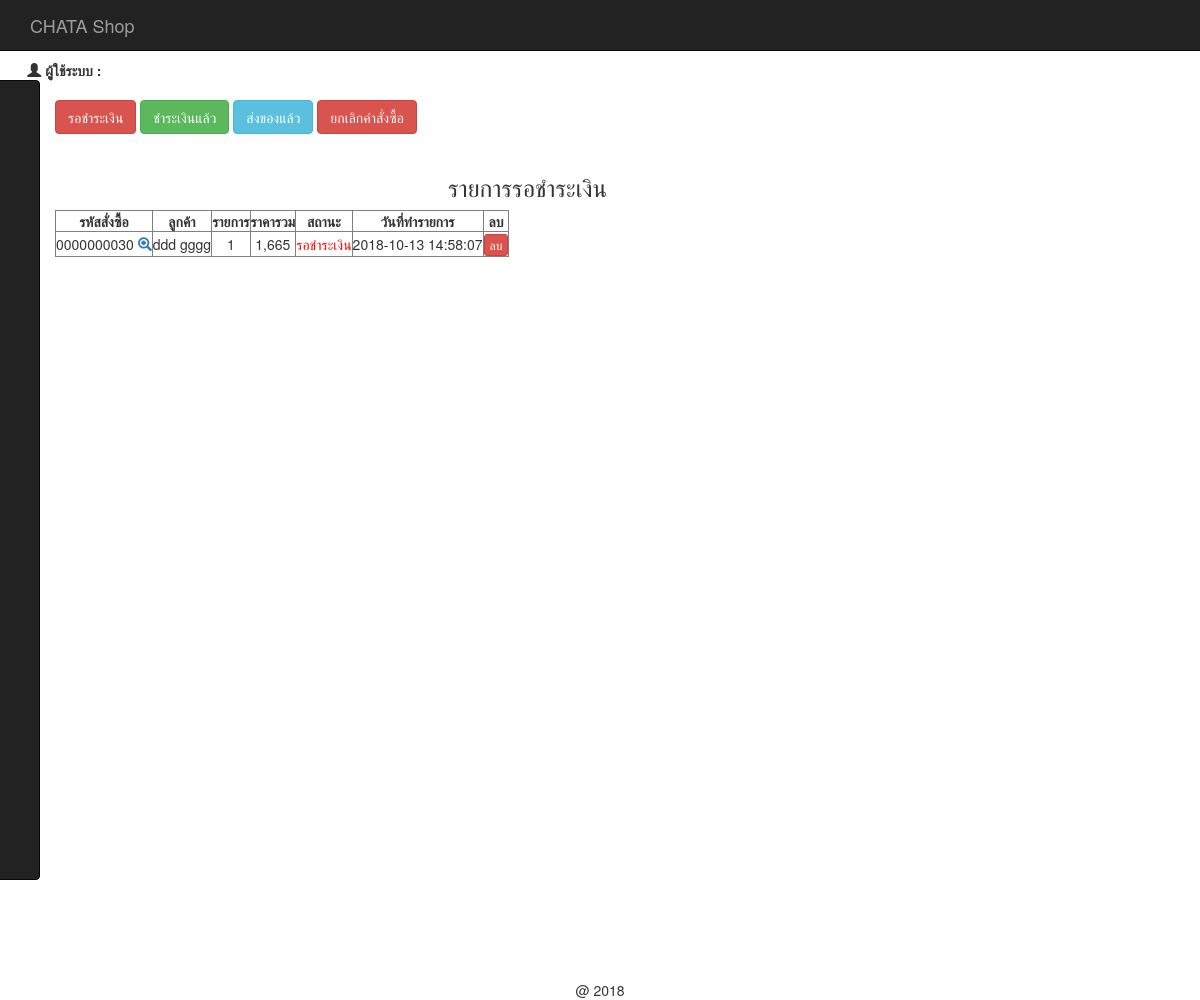
Before: /backend/index.php (signed in) with the older database file.
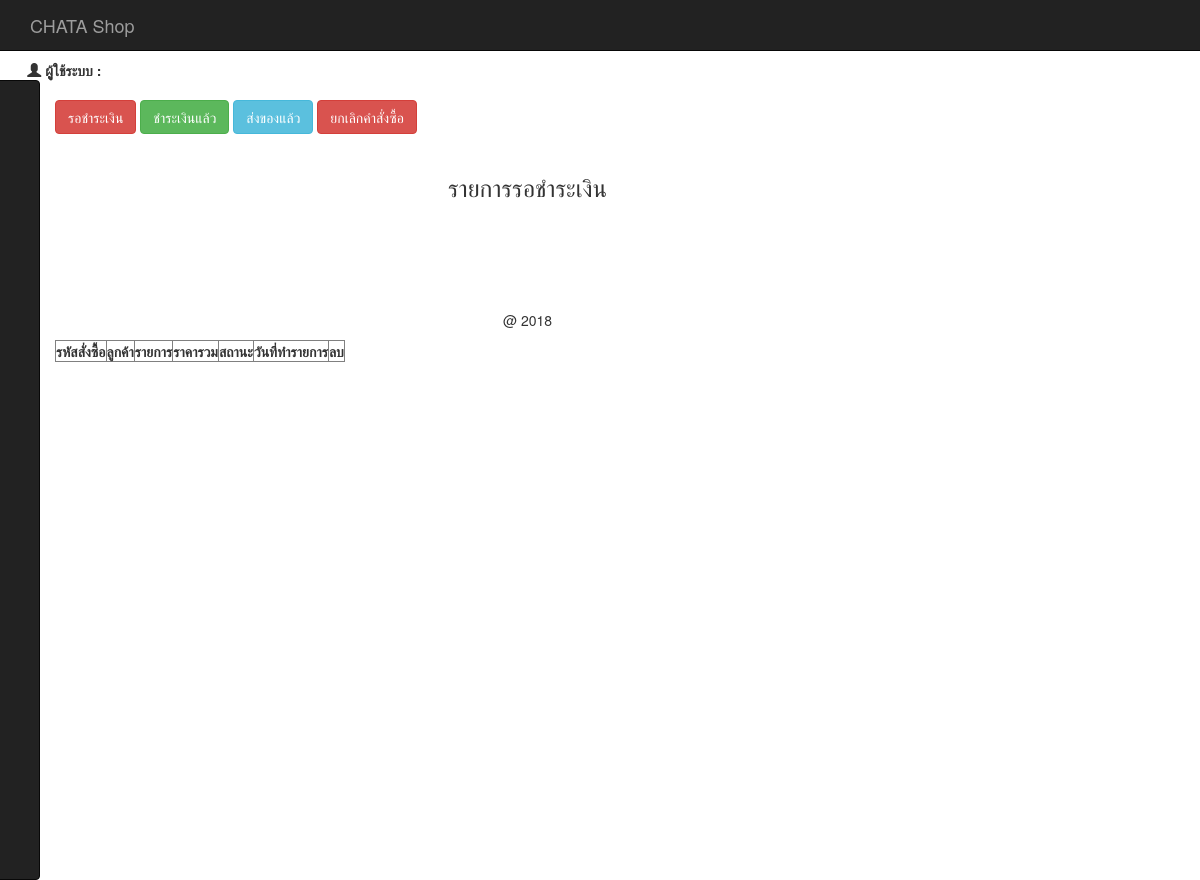
After: the same page with the newer database file.
### tables this page shows
CREATE TABLE `tbl_order` (
  `order_id` int(10) UNSIGNED ZEROFILL NOT NULL,
  `mem_id` int(11) NOT NULL,
  `name` varchar(100) NOT NULL,
  `address` varchar(500) NOT NULL,
  `email` varchar(100) NOT NULL,
  `phone` varchar(10) NOT NULL,
  `order_status` int(1) NOT NULL,
  `pay_slip` varchar(200) DEFAULT NULL,
  `b_name` varchar(100) DEFAULT NULL,
  `b_number` varchar(200) DEFAULT NULL,
  `pay_date` date DEFAULT NULL,
  `pay_amount` float(10,2) DEFAULT NULL,
  `postcode` varchar(30) DEFAULT NULL,
  `order_date` datetime NOT NULL
);

### backend/mm.php (called while the page is built, shortened)
<?php
if (!function_exists("GetSQLValueString")) {
function GetSQLValueString($theValue, $theType, $theDefinedValue = "", $theNotDefinedValue = "")
{
  $theValue = function_exists("mysql_real_escape_string") ? mysql_real_escape_string($theValue) : mysql_escape_string($theValue);
  switch ($theType) {
    case "text":
      $theValue = ($theValue != "") ? "'" . $theValue . "'" : "NULL";
      break;
    case "long":
    case "int":
      $theValue = ($theValue != "") ? intval($theValue) : "NULL";
      break;
  }
  return $theValue;
}
}
?>

### backend/show_new_cart.php (the view, shortened to what this page needs)
<?php require_once('../Connections/condb.php'); ?>
<?php
$query_mycart = sprintf("SELECT o.order_id as oid, o.mem_id, o.order_status, o.order_date, o.name , d.order_id , count(d.order_id) as coid , SUM(d.total) as ctotal FROM tbl_order as o, tbl_order_detail as d WHERE o.order_id = d.order_id AND o.order_status = 1 GROUP BY o.order_id ORDER BY o.order_id DESC " , GetSQLValueString($colname_mycart , "int"));
$mycart = mysql_query($query_mycart , $condb) or die(mysql_error());
$row_mycart = mysql_fetch_assoc($mycart);
$totalRows_mycart = mysql_num_rows($mycart);
?>
<h3 align="center">รายการรอชำระเงิน</h3>
<table id="example" class="display" cellspacing="0" border="1">
	<thead>
		<tr>
			<th>รหัสสั่งซื้อ</th>
			<th>ลูกค้า</th>
			<th>รายการ</th>
			<th>ราคารวม</th>
			<th>สถานะ</th>
			<th>วันที่ทำรายการ</th>
			<th> <center> ลบ </center></th>
		</tr>
	</thead>
	<?php if ($totalRows_mycart > 0) { ?>
		<?php do { ?>
			<tr>
				<td>
					<?php echo $row_mycart['oid'];?>
					<span id="hp">
						<a href="index.php?order_id=<?php echo $row_mycart['oid'];?>&act=show-order">
							<span class="glyphicon glyphicon-zoom-in"></span>
						</a>
					</span>
				</td>
				<td align="center" >
					<?php echo $row_mycart['name'];?>
				</td>
				<td align="center" >
					<?php echo $row_mycart['coid'];?>
				</td>
				<td align="center">
					<?php echo number_format($row_mycart['ctotal']);?>
				</td>
				<td align="center" >
					<font color="red">
						<?php $status = $row_mycart['order_status'];
						include('status.php');
						?>
					</font>
				</td>
				<td > <?php echo $row_mycart['order_date'];?></td>
				<td><center>
					<a href="del_order.php?order_id=<?php echo $row_mycart['oid'];?>" class="btn btn-danger btn-xs" onClick="return confirm('ยืนยันการลบ');">
					ลบ </a></center>
				</td>
				</tr>
			<?php } while ($row_mycart = mysql_fetch_assoc($mycart)); ?>
		</table>
		<?php
	}
	?>

### backend/status.php
<?php
if ($status == 1) {
	echo "<font color='red'>";
	echo "รอชำระเงิน";
	echo "</font>";
}elseif ($status == 2) {
	echo "<font color='green'>";
	echo "ชำระเงินแล้ว";
	echo "</font>";
}elseif ($status == 3) {
	echo "<font color='blue'>";
	echo "ส่งของแล้ว";
	echo "</font>";
}elseif ($status == 4) {
	echo "<font color='#862d2d'>";
	echo "ยกเลิกคำสั่งซื้อ";
	echo "</font>";
}
?>

Changed rows visible on the page:
no longer on this page (row edited): tbl_order: order_id "0000000030", name "ddd gggg", coid "1", ctotal "1,665", order_status "รอชำระเงิน", order_date "2018-10-13 14:58:07"
